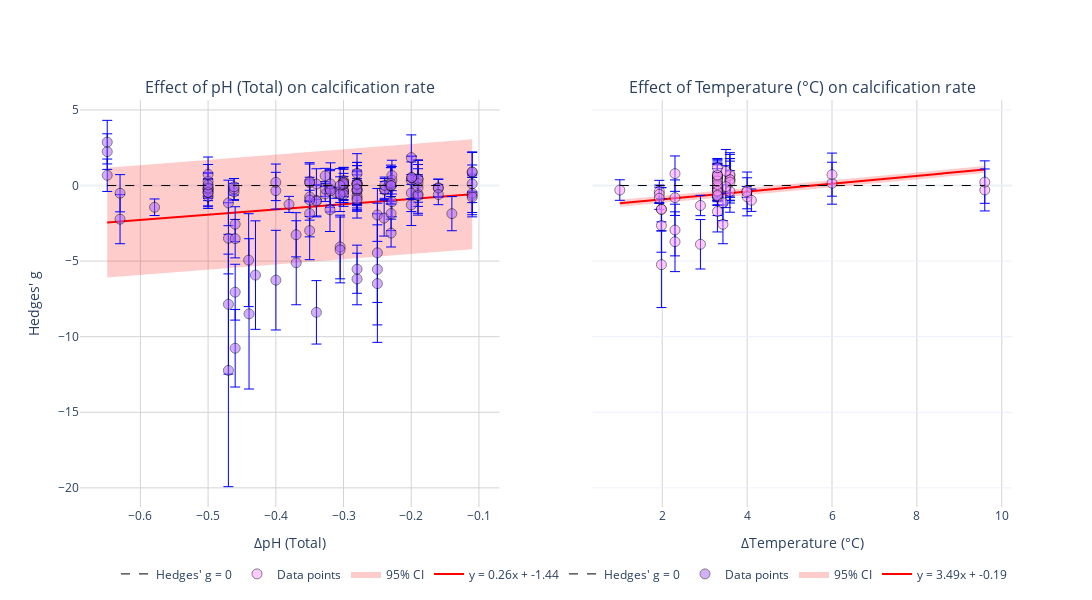

Notebook code cell kept with this figure:
### Code cell
import plotly.graph_objects as go
from plotly.subplots import make_subplots
import numpy as np
import pandas as pd
from scipy import stats
import plotly.express as px
plot_results = matched_df
fig = make_subplots(rows=1, cols=2, shared_yaxes=True, 
                    subplot_titles=("Effect of pH (Total) on calcification rate", 
                                   "Effect of Temperature (°C) on calcification rate"))

variables = ['phtot', 't_in']
var_names = ['pH (Total)', 'Temperature (°C)']
delta_vars = ['delta_pH', 'delta_t']

# process each subplot
for i, (var, var_name, delta_var) in enumerate(zip(variables, var_names, delta_vars)):
    col = i+1  # plotly uses 1-indexed columns for some reason
    
    subset_df = plot_results[plot_results['treatment'] == var]
    
    # data cleaning (NaNs and infinities)
    subset_df = subset_df.infer_objects(copy=False).replace([np.inf, -np.inf], np.nan).dropna(subset=['hedges_g', 'delta_t', 'delta_pH'])
    # relevant variable    
    x_values = subset_df[delta_var]
    y_values = subset_df['hedges_g']
    y_error = subset_df['hedges_g'] - subset_df['hedges_g_l']
    
    # create colormap based on climatology delta
    if var == 'phtot':
        # for pH, larger negative changes worse
        norm = mcolors.Normalize(vmin=subset_df['clim_delta'].min(), vmax=subset_df['clim_delta'].max())
        cmap = cm.coolwarm_r  # reverse colormap for pH
    else:  # t_in
        # for temperature, larger positive changes worse
        norm = mcolors.Normalize(vmin=subset_df['clim_delta'].min(), vmax=subset_df['clim_delta'].max())
        cmap = cm.coolwarm
    
    colors = [cmap(norm(val)) for val in subset_df['clim_delta']]
    
    # regression
    slope, intercept, r_value, p_value, std_err = stats.linregress(x_values, y_values)
    r_squared = r_value**2
    adjusted_r_squared = 1 - ((1 - r_squared) * (len(x_values) - 1) / (len(x_values) - 2))
    x_reg = np.linspace(min(x_values), max(x_values), 100)
    y_reg = slope * x_reg + intercept

    fig.add_trace(
        go.Scatter(
            x=x_reg,
            y=y_reg,
            mode='lines',
            line=dict(color='red'),
            name=f'y = {slope:.2f}x + {intercept:.2f}'
        ),
        row=1, col=col
    )
    # add approximated confidence interval
    ci = 1.96 * std_err  # 95% CI
    fig.add_trace(
        go.Scatter(
            x=x_reg,
            y=y_reg + ci,
            mode='lines',
            line=dict(width=0),
            showlegend=False
        ),
        row=1, col=col
    )    
    fig.add_trace(
        go.Scatter(
            x=x_reg,
            y=y_reg - ci,
            mode='lines',
            line=dict(width=0),
            fill='tonexty',
            fillcolor='rgba(255, 0, 0, 0.2)',
            name='95% CI'
        ),
        row=1, col=col
    )
    import matplotlib.colors as mcolors
    import matplotlib.cm as cm

    # add scatter points with error bars and hover text
    fig.add_trace(
        go.Scatter(
            x=x_values,
            y=y_values,
            mode='markers',
            marker=dict(
                # color=colors[0:10],  # Use the colors list generated from climatology delta
                # colors= cmap,
                size=10, 
                line=dict(width=1, color='black'), 
                opacity=0.5
            ),
            # color_continuous_scale='coolwarm',
            error_y=dict(
                type='data',
                array=y_error,
                visible=True,
                color='blue',
                thickness=1,
                width=5
            ),
            name='Data points',
            hovertemplate=
            f'Δ{var_name}: %{{x}}<br>' +
            'Hedges\' g: %{y}<br>' +
            'Treatment Calcification: %{customdata[0]:.4f}<br>' +
            'Control Calcification: %{customdata[1]:.4f}<br>' +
            'DOI: %{text}<extra></extra>',
            text=subset_df.index,
            customdata=subset_df[['treatment_calcification', 'control_calcification']]
        ),
        row=1, col=col
    )
    # add horizontal line at y=0 (Hedges g = 0)
    fig.add_trace(
        go.Scatter(
            x=[min(x_values), max(x_values)],
            y=[0, 0],
            mode='lines',
            line=dict(color='black', width=1, dash='dash'),
            name="Hedges' g = 0"
        ),
        row=1, col=col
    )


fig.update_layout(
    width=1200,
    height=600,
    template="plotly_white",
    legend=dict(
        orientation="h",
        yanchor="bottom",
        y=-.2,
        xanchor="right",
        x=1
    )
)

# Update x and y axis labels
for i in range(2):
    fig.update_xaxes(title_text=f"Δ{var_names[i]}", row=1, col=i+1, gridcolor='lightgrey')

fig.update_yaxes(title_text="Hedges' g", row=1, col=1, gridcolor='lightgrey')

# Show the figure
fig.show()
